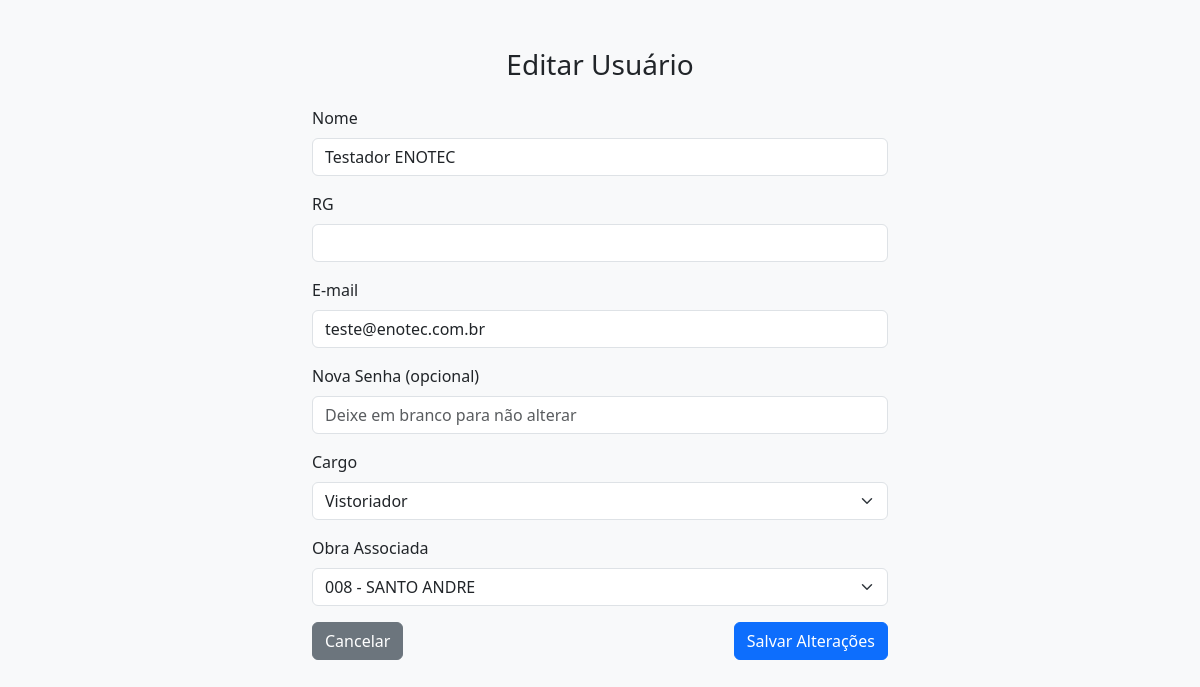
Before: /usuarios/10/editar with the older database file.
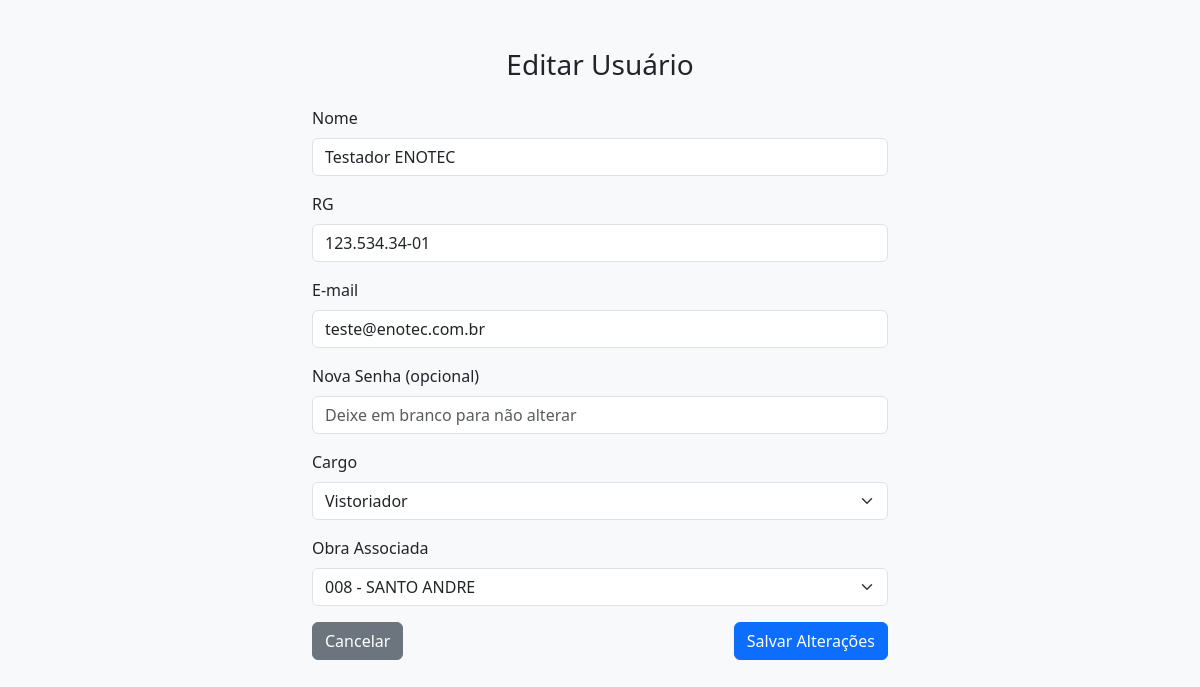
After: the same page with the newer database file.
### app/models.py (models this page shows)
class User(db.Model):
    id = db.Column(db.Integer, primary_key=True)
    nome = db.Column(db.String(100), nullable=True)  # <-- temporariamente
    email = db.Column(db.String(120), unique=True, nullable=False)
    password = db.Column(db.String(120), nullable=False)
    cargo = db.Column(db.String(50), default="usuario")
    rg = db.Column(db.String(20), nullable=True)  # ✅ Adicionado aqui
    obra_id = db.Column(db.Integer, db.ForeignKey('obra.id'))
    obra = db.relationship('Obra', backref='usuarios')
    vistorias_responsavel = db.relationship(
        'VistoriaImovel',
        foreign_keys='VistoriaImovel.usuario_id',
        back_populates='usuario'
    )
    vistorias_que_finalizei = db.relationship(
        'VistoriaImovel',
        foreign_keys='VistoriaImovel.finalizada_por_user_id',
        back_populates='finalizada_por'
    )

class Obra(db.Model):
    id = db.Column(db.Integer, primary_key=True)
    nome = db.Column(db.String(100), nullable=False)
    descricao = db.Column(db.Text)
    endereco = db.Column(db.String(255))
    responsavel = db.Column(db.String(100))
    data_inicio = db.Column(db.Date)
    data_fim = db.Column(db.Date)
    criado_em = db.Column(db.DateTime, default=datetime.utcnow)

### app/auth/routes.py (the view, shortened to what this page needs)
@auth_bp.route('/usuarios/<int:user_id>/editar', methods=['GET', 'POST'])
def editar_usuario(user_id):
    usuario = User.query.get_or_404(user_id)
    obras = Obra.query.all()
    return render_template('usuarios/editar_usuario.html', usuario=usuario, obras=obras)

### templates/usuarios/editar_usuario.html (shortened to what this page needs)
<!DOCTYPE html>
<html lang="pt-br">
<head>
  <link href="https://cdn.jsdelivr.net/npm/bootstrap@5.3.0/dist/css/bootstrap.min.css" rel="stylesheet" />
</head>
<body class="bg-light">
  <div class="container mt-5" style="max-width: 600px;">
    <h3 class="mb-4 text-center">Editar Usuário</h3>
    <form method="POST">
      <div class="mb-3">
        <label for="nome" class="form-label">Nome</label>
       <input type="text" class="form-control" id="nome" name="nome" value="{{ usuario.nome or '' }}" required>
      </div>
      <div class="mb-3">
        <label for="rg" class="form-label">RG</label>
        <input type="text" class="form-control" id="rg" name="rg" value="{{ usuario.rg or '' }}">
      </div>
      <div class="mb-3">
        <label for="email" class="form-label">E-mail</label>
        <input type="email" name="email" class="form-control" value="{{ usuario.email }}" required>
      </div>
      <div class="mb-3">
        <label for="senha" class="form-label">Nova Senha (opcional)</label>
        <input type="password" name="senha" class="form-control" placeholder="Deixe em branco para não alterar">
      </div>
      <div class="mb-3">
        <label for="cargo" class="form-label">Cargo</label>
        <select name="cargo" class="form-select" required>
          <option value="vistoriador" {% if usuario.cargo=='vistoriador' %}selected{% endif %}>Vistoriador</option>
        </select>
      </div>
      <div class="mb-3">
        <label for="obra_id" class="form-label">Obra Associada</label>
        <select name="obra_id" class="form-select">
          {% for obra in obras %}
          <option value="{{ obra.id }}" {% if usuario.obra_id==obra.id %}selected{% endif %}>{{ obra.nome }}</option>
          {% endfor %}
        </select>
      </div>
      <div class="d-flex justify-content-between">
        <a href="{{ url_for('auth.gerenciar_usuarios') }}" class="btn btn-secondary">Cancelar</a>
        <button type="submit" class="btn btn-primary">Salvar Alterações</button>
      </div>
    </form>
  </div>
</body>
</html>

Changed rows visible on the page:
changed User "Testador ENOTEC": rg (not shown) → "123.534.34-01"
